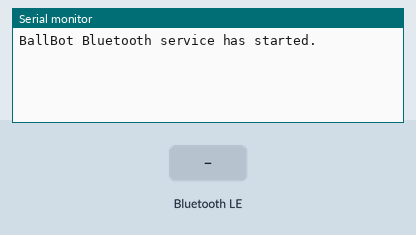
Recording of a sketch running on a simulated ESP32. On the bench: the last lines printed to the serial monitor. Inputs (shaded band) come from the test bench. Nothing arrives over Bluetooth unless stated; a phone connects over Bluetooth LE 3 s after start.

Above: at 1.2 s.
1.3 s: Bluetooth LE write "1" received
At 2.5 s:
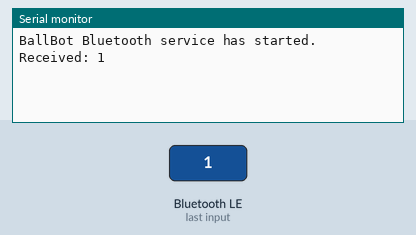
2.8 s: Bluetooth LE write "0" received
At 3.9 s:
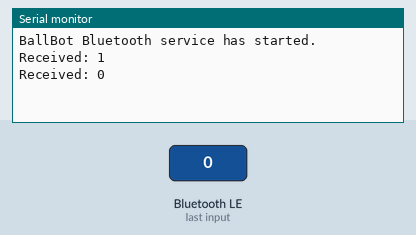
4.3 s: Bluetooth LE write "2" received
At 5.0 s:
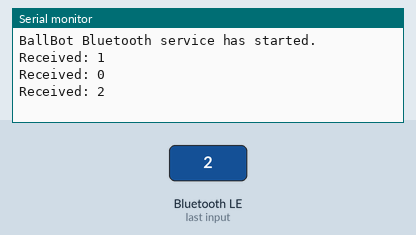

The sketch:

BallBot.ino
```cpp
#include "BluetoothManager.h"

void onReceiveValue(const char*);

void setup() {
  Serial.begin(115200);
  setupBluetooth(onReceiveValue);
}

void loop() {}

void onReceiveValue(const char* newValue) {
  Serial.print("Received: ");
  Serial.println(newValue);
}
```

BluetoothManager.h
```cpp
#ifndef BLUETOOTH_H
#define BLUETOOTH_H

#include <BLEDevice.h>
#include <BLEServer.h>
#include <BLEUtils.h>
#include <BLE2902.h>

#define SERVICE_UUID "74a575e4-ffdd-4a90-8cb3-de2e85648de7"
#define RECEIVE_POSITION_UUID "7bd70539-5e32-4b6b-91b0-50b2b5af7937"

typedef void (*onReceiveValueCallback)(const char *newValue);

class MyCallbacks : public BLECharacteristicCallbacks {
public:
  MyCallbacks(onReceiveValueCallback callback) : onReceiveValueFunc(callback) {}

  void onWrite(BLECharacteristic *pCharacteristic) override {
    String value = pCharacteristic->getValue();
    if (!value.isEmpty() && onReceiveValueFunc != nullptr) {
      onReceiveValueFunc(value.c_str());  // Call the user-defined callback with the received value
    }
  }

private:
  onReceiveValueCallback onReceiveValueFunc;  // Store the callback function
};

void setupBluetooth(onReceiveValueCallback callback) {
  // Initialize the BLE device with the name "BallBot"
  BLEDevice::init("BallBot");

  // Create a BLE server to manage connections
  BLEServer *receiveServer = BLEDevice::createServer();

  // Create a new service on the BLE server with a unique service UUID
  BLEService *receiveService = receiveServer->createService(SERVICE_UUID);

  // Create a characteristic within the service for receiving position data
  // BLECharacteristic::PROPERTY_WRITE    -> Allows clients to write data to it
  // BLECharacteristic::PROPERTY_WRITE_NR -> Allows writing without response
  BLECharacteristic *receivePositionCharacteristic = receiveService->createCharacteristic(
    RECEIVE_POSITION_UUID,
    BLECharacteristic::PROPERTY_WRITE | BLECharacteristic::PROPERTY_WRITE_NR
  );

  // Add a descriptor to enable notifications and indications
  receivePositionCharacteristic->addDescriptor(new BLE2902());

  // Start the service to make it available to clients
  receiveService->start();

  // Configure BLE advertising to broadcast the service UUID, enabling discovery by clients
  BLEAdvertising *receiveAdvertising = BLEDevice::getAdvertising();
  receiveAdvertising->addServiceUUID(SERVICE_UUID);
  receiveAdvertising->setScanResponse(true);  // Respond with additional data in scan response
  receiveAdvertising->setMinPreferred(0x06);  // Set preferred advertising interval minimum
  receiveAdvertising->setMaxPreferred(0x12);  // Set preferred advertising interval maximum

  // Start advertising to allow clients to connect to the device
  BLEDevice::startAdvertising();
  Serial.println("\nBallBot Bluetooth service has started.");

  // Set the callback for receiving data
  receivePositionCharacteristic->setCallbacks(new MyCallbacks(callback));
}

#endif
```

Measured:
- after the input at 1.3 s, the serial monitor: prints a new line at once (image 1)
- after the input at 2.8 s, the serial monitor: prints a new line at once (image 2)
- after the input at 4.3 s, the serial monitor: prints a new line at once (image 3)
